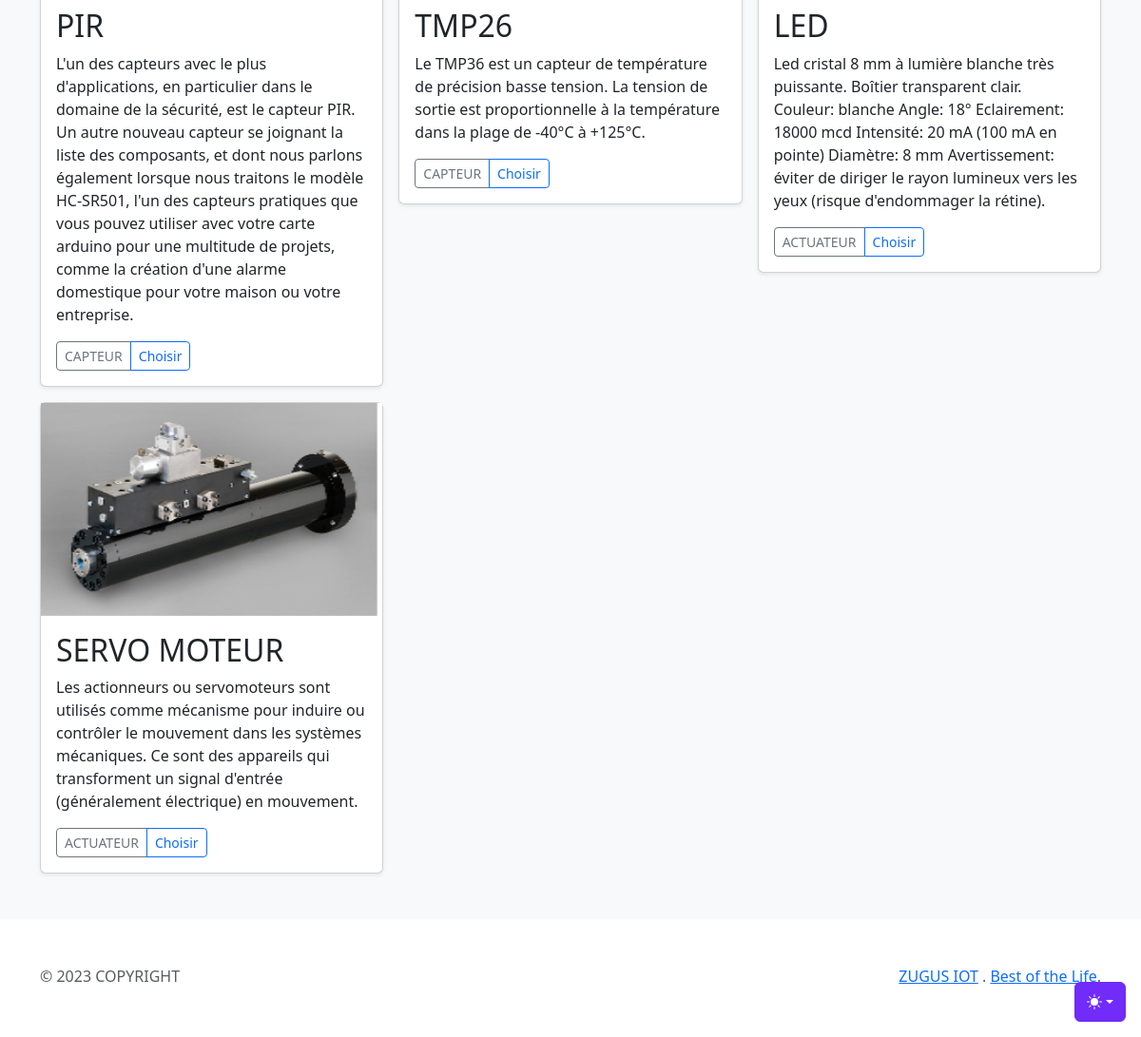
Before: /accounts/ (signed in, lower part) with the older database file.
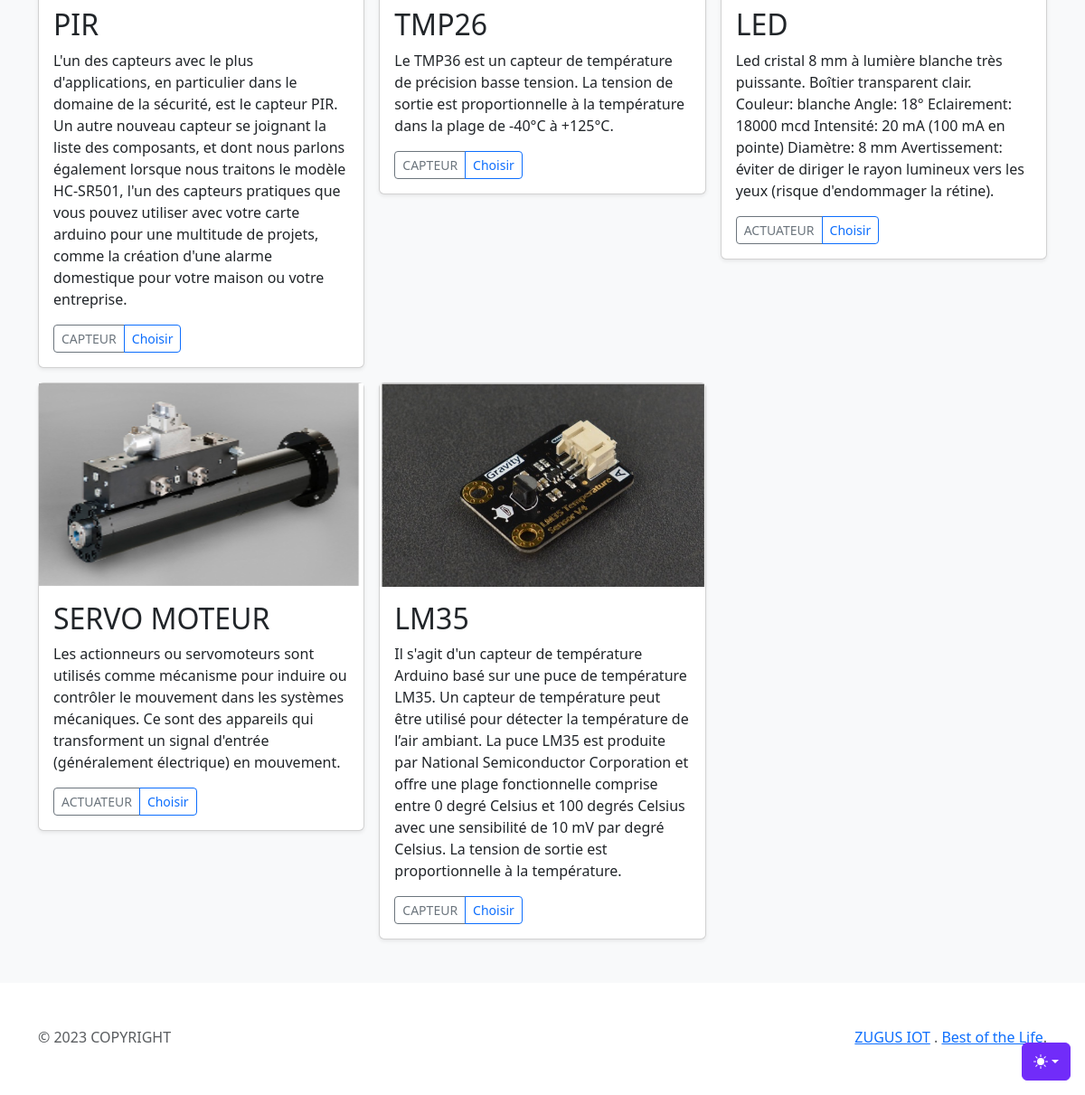
After: the same page with the newer database file.
### account/models.py (models this page shows, shortened)
class Dispositif(models.Model):
    TYPE_CAPTEUR = 'CAPTEUR'
    TYPE_ACTUATEUR = 'ACTUATEUR'
    TYPE_CHOICES = (
        (TYPE_CAPTEUR, 'Capteur'),
        (TYPE_ACTUATEUR, 'Actuateur'),
    )
    id_dispositif = models.AutoField(primary_key=True)
    nom = models.CharField(max_length=200)
    type = models.CharField(max_length=200,choices=TYPE_CHOICES,default=TYPE_CAPTEUR)
    image = models.ImageField(upload_to='images/')  # Configuration des medias
    description = models.TextField()
    localisation = models.CharField(max_length=200, blank=True)
    code = models.CharField(max_length=4, blank=True)

### account/views.py (the view)
# urls.py: path('',liste_dispositifs, name='Home' ),
@login_required(login_url='/Login/')
def liste_dispositifs(request):
    dispositifs = Dispositif.objects.all()
    return render(request, 'account/index.html', {'dispositifs': dispositifs})

### account/templates/account/index.html (shortened to what this page needs)
{% extends './base.html' %}
{% block content %}
<div class="album py-5 bg-body-tertiary">
  <div class="container">
    <div class="row row-cols-1 row-cols-sm-2 row-cols-md-3 g-3">
    {% for dispositif in dispositifs %}
    <div class="col">
      <div class="card shadow-sm">
        <img src="{{ dispositif.image.url }}"  width="100%" height="225" alt="{{ dispositif.nom }}">
        <div class="card-body">
         <h2>{{ dispositif.nom }}</h2>
         <p class="card-text">{{ dispositif.description }}</p>
         <div class="d-flex justify-content-between align-items-center">
          <div class="btn-group">
            <button type="button" class="btn btn-sm btn-outline-secondary">{{ dispositif.type }}</button>
            <a href="{% url 'ajouter_dispositif' dispositif.id_dispositif %}" class="btn btn-outline-primary btn-sm">Choisir</a>
          </div>
        </div>
      </div>
    </div>
  </div>
  {% endfor %}
  </div>
</div>
</div>
{% endblock %}

Changed rows visible on the page:
added Dispositif: image (picture), nom "LM35", description "Il s'agit d'un capteur de température Arduino basé sur une puce de température LM35. Un capteur de température peut être utilisé pour détecter la température de l’air ambiant. La puce LM35 est produite par National Semiconductor Corporation et offre une plage fonctionnelle comprise entre 0 degré Celsius et 100 degrés Celsius avec une sensibilité de 10 mV par degré Celsius. La tension de sortie est proportionnelle à la température.", type "CAPTEUR"
